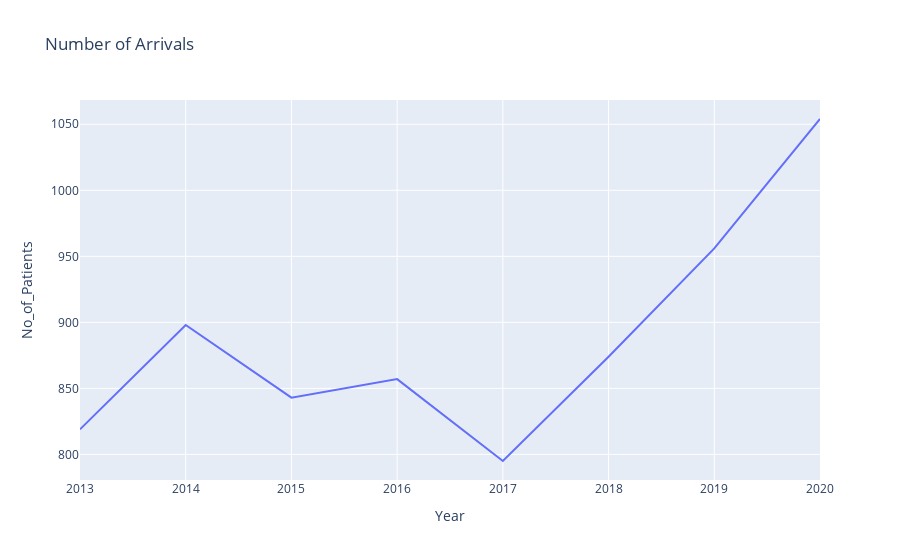

The code cell stored with this chart in its notebook:
### Markdown cell above
## ARRIVALS PER YEAR

### Code cell
# PREPARE DATA FOR ARRIVALS PLOT
df = ideal_df
df = df.loc[df.Year == 2013,'Start'].min()
daysin2013 = df.dayofyear
percentdaysin2013 = (365 - daysin2013) / 365
df = ideal_df
df = df.loc[df.Year == 2020,'End'].max()
daysin2020 = df.dayofyear
percentdaysin2020 = daysin2020 / 365
df = ideal_df
df = df.loc[df.Int_Arrival.notnull(),('Year','Int_Arrival')]
df = df.groupby('Year').count()
df = df.reset_index()
df = df.rename(columns={'Int_Arrival':'No_of_Patients'})
nopatients2013 = df.loc[df.Year == 2013, 'No_of_Patients']
df.loc[df.Year == 2013, 'No_of_Patients'] = int(nopatients2013 / percentdaysin2013)
nopatients2020 = df.loc[df.Year == 2020, 'No_of_Patients']
df.loc[df.Year == 2020, 'No_of_Patients'] = int(nopatients2020 / percentdaysin2020)
#Export Plot to external sheet
df.to_csv("Arrivals_per_Year.csv", index=False)  
plot_arrivals_year = df
#Show plot of datat
fig = px.line(plot_arrivals_year, x='Year', y='No_of_Patients', title='Number of Arrivals')
fig.show()

### Figure 1 — Plotly figure (JSON) as saved in the notebook; plotly's stock layout.template omitted (floating-point values rounded to 4 significant figures)
{"data": [{"hovertemplate": "Year=%{x}<br>No_of_Patients=%{y}<extra></extra>", "legendgroup": "", "line": {"color": "#636efa", "dash": "solid"}, "mode": "lines", "name": "", "orientation": "v", "showlegend": false, "type": "scatter", "x": [2013, 2014, 2015, 2016, 2017, 2018, 2019, 2020], "xaxis": "x", "y": [819, 898, 843, 857, 795, 874, 956, 1054], "yaxis": "y"}], "layout": {"autosize": true, "legend": {"tracegroupgap": 0}, "title": {"text": "Number of Arrivals"}, "xaxis": {"anchor": "y", "autorange": true, "domain": [0, 1], "range": [2013, 2020], "title": {"text": "Year"}, "type": "linear"}, "yaxis": {"anchor": "x", "autorange": true, "domain": [0, 1], "range": [780.6, 1068.0], "title": {"text": "No_of_Patients"}, "type": "linear"}}}
